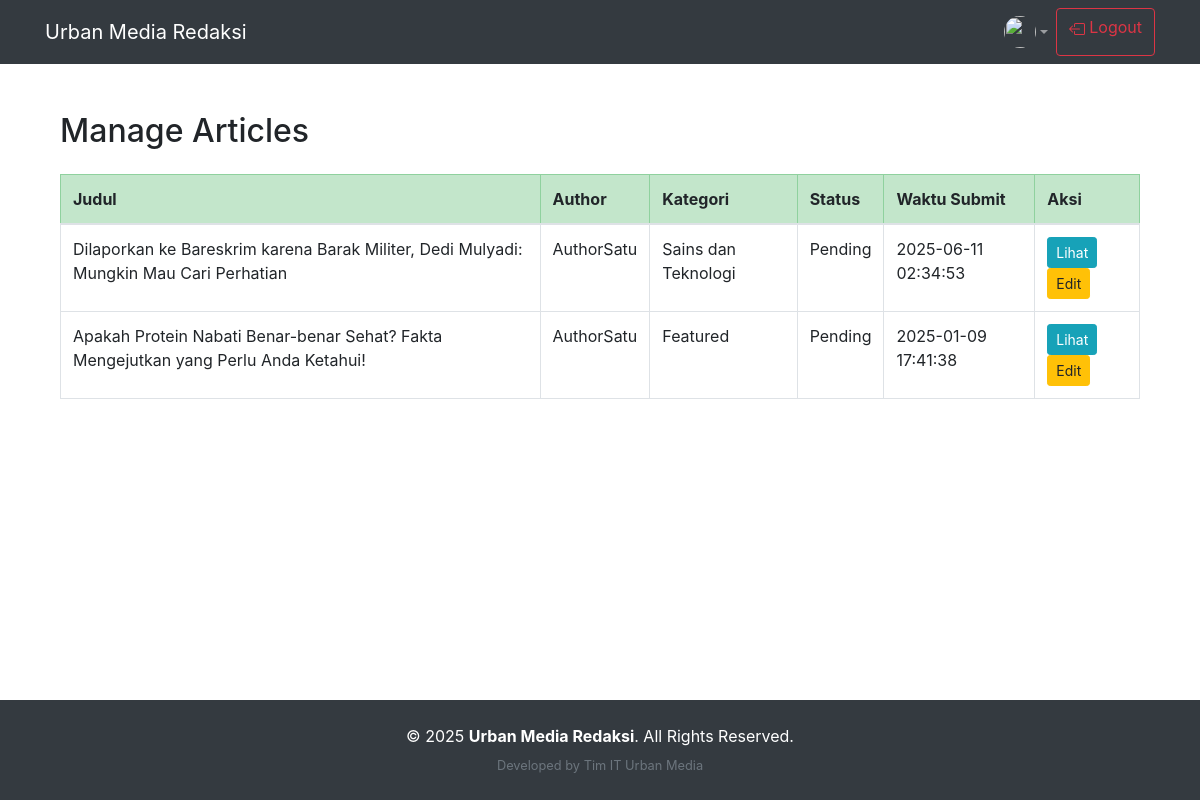
/editor/editor_manage_articles.php (signed in), run on an earlier commit of the app's database.
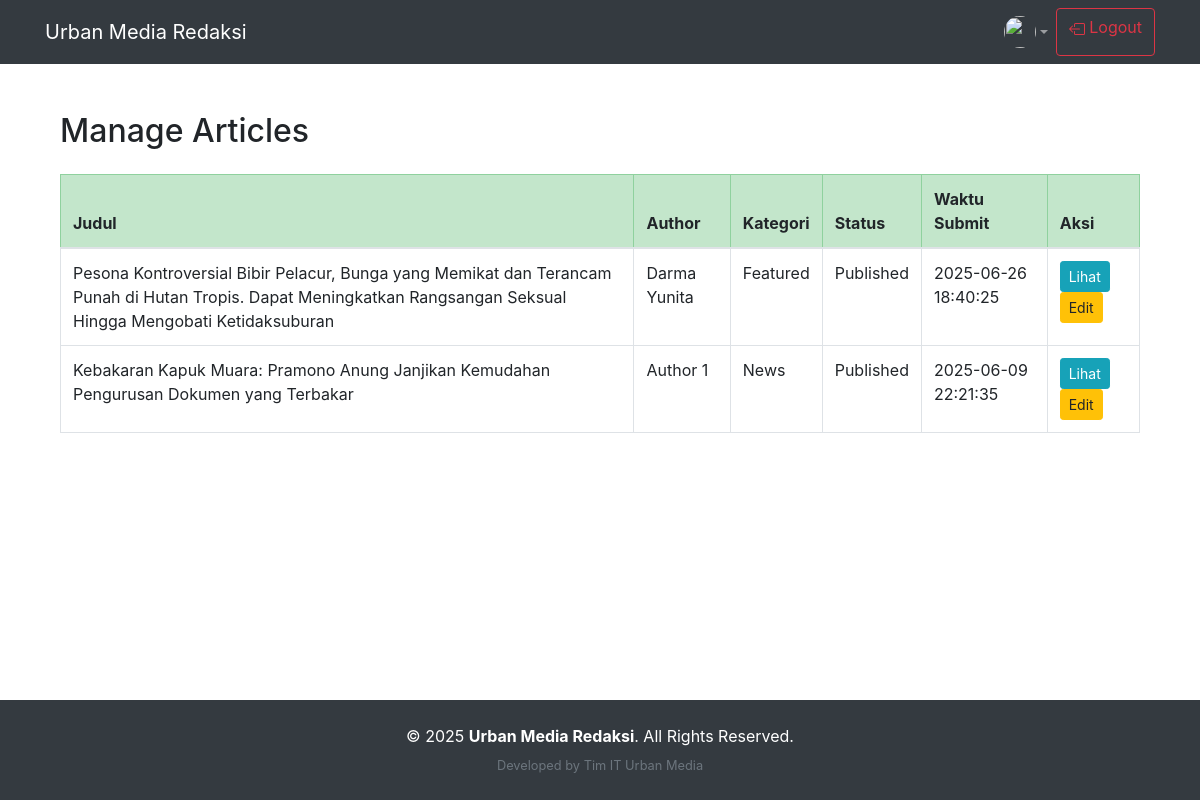
And on a later commit of the database.
### tables this page shows
CREATE TABLE `articles` (
  `id` int NOT NULL,
  `title` varchar(255) NOT NULL,
  `thumbnail` varchar(255) DEFAULT NULL,
  `caption_thumbnail` varchar(255) DEFAULT NULL,
  `summary` text,
  `category_id` int NOT NULL,
  `keywords` varchar(255) DEFAULT NULL,
  `author_id` int NOT NULL,
  `editor_id` int DEFAULT NULL,
  `content` text NOT NULL,
  `source_article` varchar(255) DEFAULT NULL,
  `source_thumbnail` varchar(255) DEFAULT NULL,
  `tags` varchar(255) DEFAULT NULL,
  `status` enum('Published','Rejected','Revised','Pending') DEFAULT 'Pending',
  `created_at` datetime DEFAULT CURRENT_TIMESTAMP,
  `editor_comment` text,
  `reviewed_at` datetime DEFAULT NULL,
  `published_at` datetime DEFAULT NULL
);

CREATE TABLE `authors` (
  `id` int NOT NULL,
  `avatar` varchar(255) DEFAULT NULL,
  `name` varchar(100) NOT NULL,
  `email` varchar(100) NOT NULL,
  `phone` varchar(20) NOT NULL,
  `articles_published` int DEFAULT '0'
);

CREATE TABLE `categories` (
  `id` int NOT NULL,
  `name` varchar(100) NOT NULL,
  `icon` varchar(255) DEFAULT NULL
);

### editor/editor_manage_articles.php (the view, shortened to what this page needs)
<?php
include '../includes/header.php';
include '../includes/db_connect.php';
$editor_id = $_SESSION['user_id'];
$stmt = $conn->prepare("
    SELECT a.*, c.name AS category_name, au.name AS author_name, ed.name AS editor_name
    FROM articles a
    JOIN categories c ON a.category_id = c.id
    JOIN authors au ON a.author_id = au.id
    LEFT JOIN editors ed ON a.editor_id = ed.id
    WHERE a.status != 'Published' OR a.editor_id = ?
    ORDER BY a.created_at DESC
");
$stmt->bind_param('i', $editor_id);
$stmt->execute();
$result = $stmt->get_result();
?>
<div class="container mt-5">
    <link rel="stylesheet" href="../css/bootstrap.min.css">
    <h2 class="mb-4">Manage Articles</h2>
    <table class="table table-bordered table-hover">
        <thead class="table-success">
            <tr>
                <th>Judul</th>
                <th>Author</th>
                <th>Kategori</th>
                <th>Status</th>
                <th>Waktu Submit</th>
                <th>Aksi</th>
            </tr>
        </thead>
        <tbody>
            <?php while ($row = $result->fetch_assoc()): ?>
                <tr>
                    <td><?= htmlspecialchars($row['title']) ?></td>
                    <td><?= htmlspecialchars($row['author_name']) ?></td>
                    <td><?= htmlspecialchars($row['category_name']) ?></td>
                    <td><?= htmlspecialchars($row['status']) ?></td>
                    <td><?= $row['created_at'] ?></td>
                    <td>
                        <button class="btn btn-info btn-sm" data-bs-toggle="modal" data-bs-target="#modalView<?= $row['id'] ?>">Lihat</button>
                        <button class="btn btn-warning btn-sm" data-bs-toggle="modal" data-bs-target="#modalEdit<?= $row['id'] ?>">Edit</button>
                    </td>
                </tr>
            <?php endwhile; ?>
        </tbody>
    </table>
</div>
<?php include '../includes/footer.php'; ?>

What changed in the data, as far as the page shows it:
removed articles: title "Dilaporkan ke Bareskrim karena Barak Militer, Dedi Mulyadi: Mungkin Mau Cari Perhatian", author.name "AuthorSatu", category.name "Sains dan Teknologi", status "Pending", created_at "2025-06-11 02:34:53"
removed articles: title "Apakah Protein Nabati Benar-benar Sehat? Fakta Mengejutkan yang Perlu Anda Ketahui!", author.name "AuthorSatu", category.name "Featured", status "Pending", created_at "2025-01-09 17:41:38"
added articles: title "Pesona Kontroversial Bibir Pelacur, Bunga yang Memikat dan Terancam Punah di Hutan Tropis. Dapat Meningkatkan Rangsangan Seksual Hingga Mengobati Ketidaksuburan", authors.name "Darma Yunita", category.name "Featured", status "Published", created_at "2025-06-26 18:40:25"
added articles: title "Kebakaran Kapuk Muara: Pramono Anung Janjikan Kemudahan Pengurusan Dokumen yang Terbakar", authors.name "Author 1", category.name "News", status "Published", created_at "2025-06-09 22:21:35"
